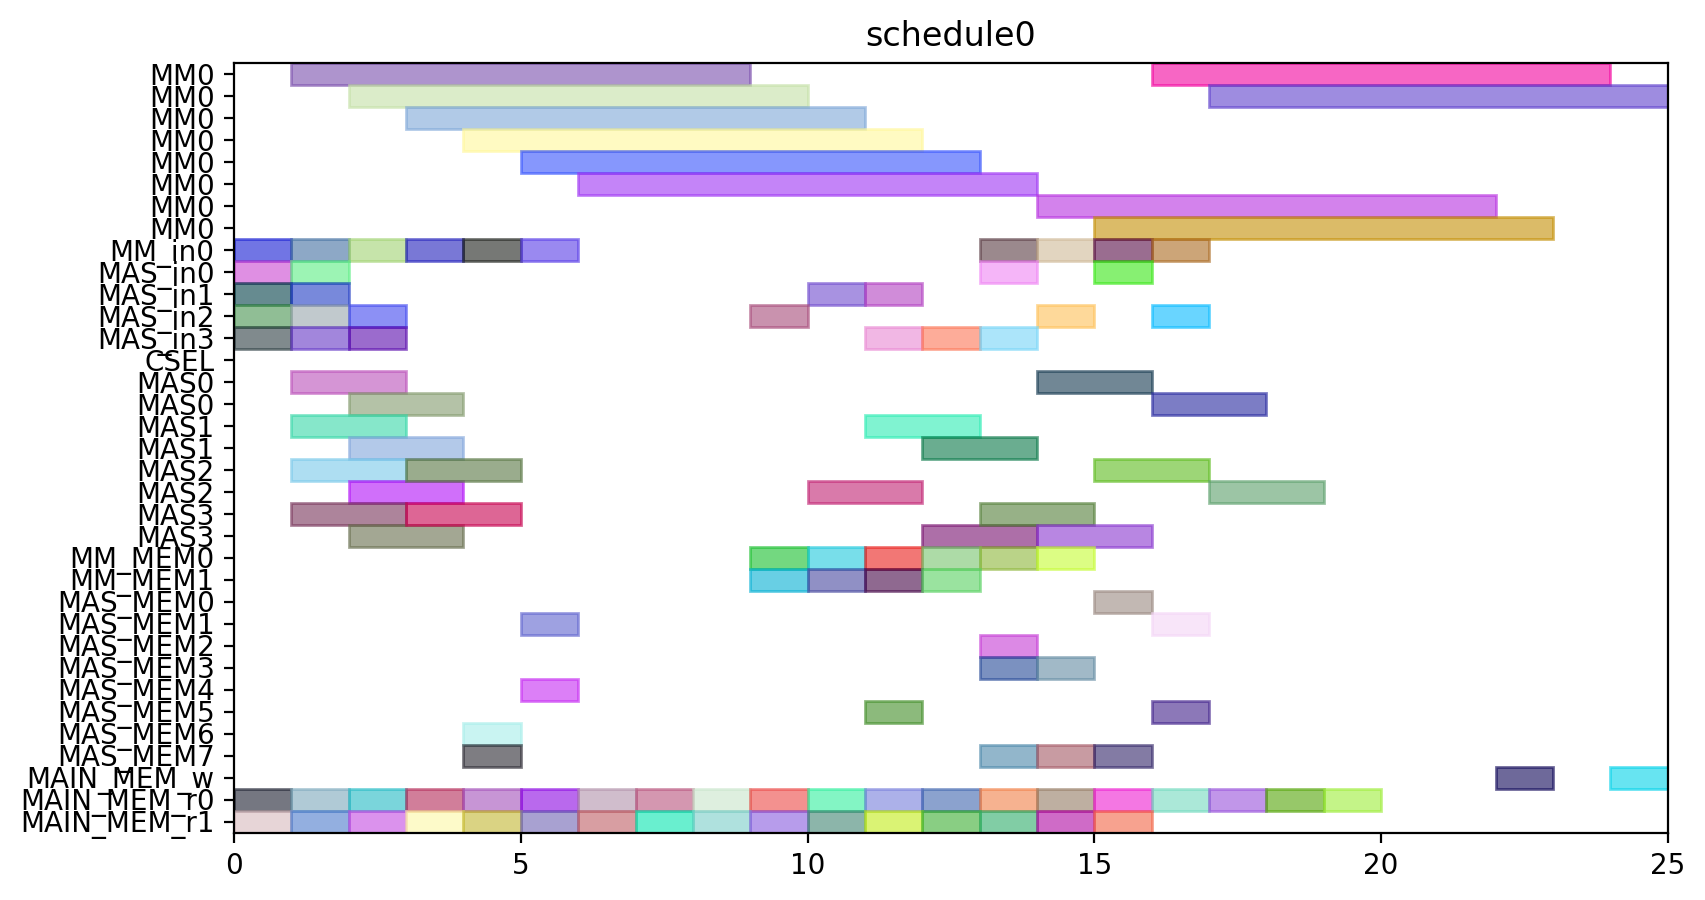

Here is the Python script that generated this plot:
from pyschedule import Scenario, solvers, plotters, alt


def solve():
	horizon = 90
	S = Scenario("schedule0", horizon=horizon)

	# resource
	MM = S.Resources('MM', num=1, size=8)
	MM_in = S.Resources('MM_in', num=1)
	MAS_in = S.Resources('MAS_in', num=4)
	CSEL = S.Resource('CSEL')
	MAS = S.Resources('MAS', num=4, size=2, periods=range(1, horizon))
	MM_MEM = S.Resources('MM_MEM', num=2)
	MAS_MEM = S.Resources('MAS_MEM', num=8)
	MAIN_MEM_w = S.Resource('MAIN_MEM_w', size=1)
	MAIN_MEM_r = S.Resources('MAIN_MEM_r', num=2)

	# result of previous scheduling

	# new tasks
	t0_t0 = S.Task('t0_t0', length=8, delay_cost=1)
	t0_t0 += alt(MM)
	t0_t0_in = S.Task('t0_t0_in', length=1, delay_cost=1)
	t0_t0_in += alt(MM_in)
	S += t0_t0_in*MM_in[0]<=t0_t0*MM[0]

	t0_t0_mem0 = S.Task('t0_t0_mem0', length=1, delay_cost=1)
	t0_t0_mem0 += MAIN_MEM_r[0]
	t0_t0_mem1 = S.Task('t0_t0_mem1', length=1, delay_cost=1)
	t0_t0_mem1 += MAIN_MEM_r[1]
	t0_t1 = S.Task('t0_t1', length=8, delay_cost=1)
	t0_t1 += alt(MM)
	t0_t1_in = S.Task('t0_t1_in', length=1, delay_cost=1)
	t0_t1_in += alt(MM_in)
	S += t0_t1_in*MM_in[0]<=t0_t1*MM[0]

	t0_t1_mem0 = S.Task('t0_t1_mem0', length=1, delay_cost=1)
	t0_t1_mem0 += MAIN_MEM_r[0]
	t0_t1_mem1 = S.Task('t0_t1_mem1', length=1, delay_cost=1)
	t0_t1_mem1 += MAIN_MEM_r[1]
	t0_t2 = S.Task('t0_t2', length=2, delay_cost=1)
	t0_t2 += alt(MAS)
	t0_t2_in = S.Task('t0_t2_in', length=1, delay_cost=1)
	t0_t2_in += alt(MAS_in)
	S += t0_t2_in*MAS_in[0]<=t0_t2*MAS[0]

	S += t0_t2_in*MAS_in[1]<=t0_t2*MAS[1]

	S += t0_t2_in*MAS_in[2]<=t0_t2*MAS[2]

	S += t0_t2_in*MAS_in[3]<=t0_t2*MAS[3]

	t0_t2_mem0 = S.Task('t0_t2_mem0', length=1, delay_cost=1)
	t0_t2_mem0 += MAIN_MEM_r[0]
	t0_t2_mem1 = S.Task('t0_t2_mem1', length=1, delay_cost=1)
	t0_t2_mem1 += MAIN_MEM_r[1]
	t0_t3 = S.Task('t0_t3', length=2, delay_cost=1)
	t0_t3 += alt(MAS)
	t0_t3_in = S.Task('t0_t3_in', length=1, delay_cost=1)
	t0_t3_in += alt(MAS_in)
	S += t0_t3_in*MAS_in[0]<=t0_t3*MAS[0]

	S += t0_t3_in*MAS_in[1]<=t0_t3*MAS[1]

	S += t0_t3_in*MAS_in[2]<=t0_t3*MAS[2]

	S += t0_t3_in*MAS_in[3]<=t0_t3*MAS[3]

	t0_t3_mem0 = S.Task('t0_t3_mem0', length=1, delay_cost=1)
	t0_t3_mem0 += MAIN_MEM_r[0]
	t0_t3_mem1 = S.Task('t0_t3_mem1', length=1, delay_cost=1)
	t0_t3_mem1 += MAIN_MEM_r[1]
	t2_t0 = S.Task('t2_t0', length=8, delay_cost=1)
	t2_t0 += alt(MM)
	t2_t0_in = S.Task('t2_t0_in', length=1, delay_cost=1)
	t2_t0_in += alt(MM_in)
	S += t2_t0_in*MM_in[0]<=t2_t0*MM[0]

	t2_t0_mem0 = S.Task('t2_t0_mem0', length=1, delay_cost=1)
	t2_t0_mem0 += MAIN_MEM_r[0]
	t2_t0_mem1 = S.Task('t2_t0_mem1', length=1, delay_cost=1)
	t2_t0_mem1 += MAIN_MEM_r[1]
	t2_t1 = S.Task('t2_t1', length=8, delay_cost=1)
	t2_t1 += alt(MM)
	t2_t1_in = S.Task('t2_t1_in', length=1, delay_cost=1)
	t2_t1_in += alt(MM_in)
	S += t2_t1_in*MM_in[0]<=t2_t1*MM[0]

	t2_t1_mem0 = S.Task('t2_t1_mem0', length=1, delay_cost=1)
	t2_t1_mem0 += MAIN_MEM_r[0]
	t2_t1_mem1 = S.Task('t2_t1_mem1', length=1, delay_cost=1)
	t2_t1_mem1 += MAIN_MEM_r[1]
	t2_t2 = S.Task('t2_t2', length=2, delay_cost=1)
	t2_t2 += alt(MAS)
	t2_t2_in = S.Task('t2_t2_in', length=1, delay_cost=1)
	t2_t2_in += alt(MAS_in)
	S += t2_t2_in*MAS_in[0]<=t2_t2*MAS[0]

	S += t2_t2_in*MAS_in[1]<=t2_t2*MAS[1]

	S += t2_t2_in*MAS_in[2]<=t2_t2*MAS[2]

	S += t2_t2_in*MAS_in[3]<=t2_t2*MAS[3]

	t2_t2_mem0 = S.Task('t2_t2_mem0', length=1, delay_cost=1)
	t2_t2_mem0 += MAIN_MEM_r[0]
	t2_t2_mem1 = S.Task('t2_t2_mem1', length=1, delay_cost=1)
	t2_t2_mem1 += MAIN_MEM_r[1]
	t2_t3 = S.Task('t2_t3', length=2, delay_cost=1)
	t2_t3 += alt(MAS)
	t2_t3_in = S.Task('t2_t3_in', length=1, delay_cost=1)
	t2_t3_in += alt(MAS_in)
	S += t2_t3_in*MAS_in[0]<=t2_t3*MAS[0]

	S += t2_t3_in*MAS_in[1]<=t2_t3*MAS[1]

	S += t2_t3_in*MAS_in[2]<=t2_t3*MAS[2]

	S += t2_t3_in*MAS_in[3]<=t2_t3*MAS[3]

	t2_t3_mem0 = S.Task('t2_t3_mem0', length=1, delay_cost=1)
	t2_t3_mem0 += MAIN_MEM_r[0]
	t2_t3_mem1 = S.Task('t2_t3_mem1', length=1, delay_cost=1)
	t2_t3_mem1 += MAIN_MEM_r[1]
	t7_t2 = S.Task('t7_t2', length=2, delay_cost=1)
	t7_t2 += alt(MAS)
	t7_t2_in = S.Task('t7_t2_in', length=1, delay_cost=1)
	t7_t2_in += alt(MAS_in)
	S += t7_t2_in*MAS_in[0]<=t7_t2*MAS[0]

	S += t7_t2_in*MAS_in[1]<=t7_t2*MAS[1]

	S += t7_t2_in*MAS_in[2]<=t7_t2*MAS[2]

	S += t7_t2_in*MAS_in[3]<=t7_t2*MAS[3]

	t7_t2_mem0 = S.Task('t7_t2_mem0', length=1, delay_cost=1)
	t7_t2_mem0 += MAIN_MEM_r[0]
	t7_t2_mem1 = S.Task('t7_t2_mem1', length=1, delay_cost=1)
	t7_t2_mem1 += MAIN_MEM_r[1]
	t9_t2 = S.Task('t9_t2', length=2, delay_cost=1)
	t9_t2 += alt(MAS)
	t9_t2_in = S.Task('t9_t2_in', length=1, delay_cost=1)
	t9_t2_in += alt(MAS_in)
	S += t9_t2_in*MAS_in[0]<=t9_t2*MAS[0]

	S += t9_t2_in*MAS_in[1]<=t9_t2*MAS[1]

	S += t9_t2_in*MAS_in[2]<=t9_t2*MAS[2]

	S += t9_t2_in*MAS_in[3]<=t9_t2*MAS[3]

	t9_t2_mem0 = S.Task('t9_t2_mem0', length=1, delay_cost=1)
	t9_t2_mem0 += MAIN_MEM_r[0]
	t9_t2_mem1 = S.Task('t9_t2_mem1', length=1, delay_cost=1)
	t9_t2_mem1 += MAIN_MEM_r[1]
	t14_t2 = S.Task('t14_t2', length=2, delay_cost=1)
	t14_t2 += alt(MAS)
	t14_t2_in = S.Task('t14_t2_in', length=1, delay_cost=1)
	t14_t2_in += alt(MAS_in)
	S += t14_t2_in*MAS_in[0]<=t14_t2*MAS[0]

	S += t14_t2_in*MAS_in[1]<=t14_t2*MAS[1]

	S += t14_t2_in*MAS_in[2]<=t14_t2*MAS[2]

	S += t14_t2_in*MAS_in[3]<=t14_t2*MAS[3]

	t14_t2_mem0 = S.Task('t14_t2_mem0', length=1, delay_cost=1)
	t14_t2_mem0 += MAIN_MEM_r[0]
	t14_t2_mem1 = S.Task('t14_t2_mem1', length=1, delay_cost=1)
	t14_t2_mem1 += MAIN_MEM_r[1]
	new_TZ_t2 = S.Task('new_TZ_t2', length=2, delay_cost=1)
	new_TZ_t2 += alt(MAS)
	new_TZ_t2_in = S.Task('new_TZ_t2_in', length=1, delay_cost=1)
	new_TZ_t2_in += alt(MAS_in)
	S += new_TZ_t2_in*MAS_in[0]<=new_TZ_t2*MAS[0]

	S += new_TZ_t2_in*MAS_in[1]<=new_TZ_t2*MAS[1]

	S += new_TZ_t2_in*MAS_in[2]<=new_TZ_t2*MAS[2]

	S += new_TZ_t2_in*MAS_in[3]<=new_TZ_t2*MAS[3]

	new_TZ_t2_mem0 = S.Task('new_TZ_t2_mem0', length=1, delay_cost=1)
	new_TZ_t2_mem0 += MAIN_MEM_r[0]
	new_TZ_t2_mem1 = S.Task('new_TZ_t2_mem1', length=1, delay_cost=1)
	new_TZ_t2_mem1 += MAIN_MEM_r[1]
	t16_t2 = S.Task('t16_t2', length=2, delay_cost=1)
	t16_t2 += alt(MAS)
	t16_t2_in = S.Task('t16_t2_in', length=1, delay_cost=1)
	t16_t2_in += alt(MAS_in)
	S += t16_t2_in*MAS_in[0]<=t16_t2*MAS[0]

	S += t16_t2_in*MAS_in[1]<=t16_t2*MAS[1]

	S += t16_t2_in*MAS_in[2]<=t16_t2*MAS[2]

	S += t16_t2_in*MAS_in[3]<=t16_t2*MAS[3]

	t16_t2_mem0 = S.Task('t16_t2_mem0', length=1, delay_cost=1)
	t16_t2_mem0 += MAIN_MEM_r[0]
	t16_t2_mem1 = S.Task('t16_t2_mem1', length=1, delay_cost=1)
	t16_t2_mem1 += MAIN_MEM_r[1]
	t17_t2 = S.Task('t17_t2', length=2, delay_cost=1)
	t17_t2 += alt(MAS)
	t17_t2_in = S.Task('t17_t2_in', length=1, delay_cost=1)
	t17_t2_in += alt(MAS_in)
	S += t17_t2_in*MAS_in[0]<=t17_t2*MAS[0]

	S += t17_t2_in*MAS_in[1]<=t17_t2*MAS[1]

	S += t17_t2_in*MAS_in[2]<=t17_t2*MAS[2]

	S += t17_t2_in*MAS_in[3]<=t17_t2*MAS[3]

	t17_t2_mem0 = S.Task('t17_t2_mem0', length=1, delay_cost=1)
	t17_t2_mem0 += MAIN_MEM_r[0]
	t17_t2_mem1 = S.Task('t17_t2_mem1', length=1, delay_cost=1)
	t17_t2_mem1 += MAIN_MEM_r[1]
	t0_t4 = S.Task('t0_t4', length=8, delay_cost=1)
	t0_t4 += alt(MM)
	t0_t4_in = S.Task('t0_t4_in', length=1, delay_cost=1)
	t0_t4_in += alt(MM_in)
	S += t0_t4_in*MM_in[0]<=t0_t4*MM[0]

	t0_t4_mem0 = S.Task('t0_t4_mem0', length=1, delay_cost=1)
	t0_t4_mem0 += alt(MAS_MEM)
	S += (t0_t2*MAS[0])-1 < t0_t4_mem0*MAS_MEM[0]
	S += (t0_t2*MAS[1])-1 < t0_t4_mem0*MAS_MEM[2]
	S += (t0_t2*MAS[2])-1 < t0_t4_mem0*MAS_MEM[4]
	S += (t0_t2*MAS[3])-1 < t0_t4_mem0*MAS_MEM[6]
	S += t0_t4_mem0 <= t0_t4

	t0_t4_mem1 = S.Task('t0_t4_mem1', length=1, delay_cost=1)
	t0_t4_mem1 += alt(MAS_MEM)
	S += (t0_t3*MAS[0])-1 < t0_t4_mem1*MAS_MEM[1]
	S += (t0_t3*MAS[1])-1 < t0_t4_mem1*MAS_MEM[3]
	S += (t0_t3*MAS[2])-1 < t0_t4_mem1*MAS_MEM[5]
	S += (t0_t3*MAS[3])-1 < t0_t4_mem1*MAS_MEM[7]
	S += t0_t4_mem1 <= t0_t4

	t00 = S.Task('t00', length=2, delay_cost=1)
	t00 += alt(MAS)
	t00_in = S.Task('t00_in', length=1, delay_cost=1)
	t00_in += alt(MAS_in)
	S += t00_in*MAS_in[0]<=t00*MAS[0]

	S += t00_in*MAS_in[1]<=t00*MAS[1]

	S += t00_in*MAS_in[2]<=t00*MAS[2]

	S += t00_in*MAS_in[3]<=t00*MAS[3]

	t00_mem0 = S.Task('t00_mem0', length=1, delay_cost=1)
	t00_mem0 += alt(MM_MEM)
	S += (t0_t0*MM[0])-1 < t00_mem0*MM_MEM[0]
	S += t00_mem0 <= t00

	t00_mem1 = S.Task('t00_mem1', length=1, delay_cost=1)
	t00_mem1 += alt(MM_MEM)
	S += (t0_t1*MM[0])-1 < t00_mem1*MM_MEM[1]
	S += t00_mem1 <= t00

	t0_t5 = S.Task('t0_t5', length=2, delay_cost=1)
	t0_t5 += alt(MAS)
	t0_t5_in = S.Task('t0_t5_in', length=1, delay_cost=1)
	t0_t5_in += alt(MAS_in)
	S += t0_t5_in*MAS_in[0]<=t0_t5*MAS[0]

	S += t0_t5_in*MAS_in[1]<=t0_t5*MAS[1]

	S += t0_t5_in*MAS_in[2]<=t0_t5*MAS[2]

	S += t0_t5_in*MAS_in[3]<=t0_t5*MAS[3]

	t0_t5_mem0 = S.Task('t0_t5_mem0', length=1, delay_cost=1)
	t0_t5_mem0 += alt(MM_MEM)
	S += (t0_t0*MM[0])-1 < t0_t5_mem0*MM_MEM[0]
	S += t0_t5_mem0 <= t0_t5

	t0_t5_mem1 = S.Task('t0_t5_mem1', length=1, delay_cost=1)
	t0_t5_mem1 += alt(MM_MEM)
	S += (t0_t1*MM[0])-1 < t0_t5_mem1*MM_MEM[1]
	S += t0_t5_mem1 <= t0_t5

	t2_t4 = S.Task('t2_t4', length=8, delay_cost=1)
	t2_t4 += alt(MM)
	t2_t4_in = S.Task('t2_t4_in', length=1, delay_cost=1)
	t2_t4_in += alt(MM_in)
	S += t2_t4_in*MM_in[0]<=t2_t4*MM[0]

	t2_t4_mem0 = S.Task('t2_t4_mem0', length=1, delay_cost=1)
	t2_t4_mem0 += alt(MAS_MEM)
	S += (t2_t2*MAS[0])-1 < t2_t4_mem0*MAS_MEM[0]
	S += (t2_t2*MAS[1])-1 < t2_t4_mem0*MAS_MEM[2]
	S += (t2_t2*MAS[2])-1 < t2_t4_mem0*MAS_MEM[4]
	S += (t2_t2*MAS[3])-1 < t2_t4_mem0*MAS_MEM[6]
	S += t2_t4_mem0 <= t2_t4

	t2_t4_mem1 = S.Task('t2_t4_mem1', length=1, delay_cost=1)
	t2_t4_mem1 += alt(MAS_MEM)
	S += (t2_t3*MAS[0])-1 < t2_t4_mem1*MAS_MEM[1]
	S += (t2_t3*MAS[1])-1 < t2_t4_mem1*MAS_MEM[3]
	S += (t2_t3*MAS[2])-1 < t2_t4_mem1*MAS_MEM[5]
	S += (t2_t3*MAS[3])-1 < t2_t4_mem1*MAS_MEM[7]
	S += t2_t4_mem1 <= t2_t4

	t20 = S.Task('t20', length=2, delay_cost=1)
	t20 += alt(MAS)
	t20_in = S.Task('t20_in', length=1, delay_cost=1)
	t20_in += alt(MAS_in)
	S += t20_in*MAS_in[0]<=t20*MAS[0]

	S += t20_in*MAS_in[1]<=t20*MAS[1]

	S += t20_in*MAS_in[2]<=t20*MAS[2]

	S += t20_in*MAS_in[3]<=t20*MAS[3]

	t20_mem0 = S.Task('t20_mem0', length=1, delay_cost=1)
	t20_mem0 += alt(MM_MEM)
	S += (t2_t0*MM[0])-1 < t20_mem0*MM_MEM[0]
	S += t20_mem0 <= t20

	t20_mem1 = S.Task('t20_mem1', length=1, delay_cost=1)
	t20_mem1 += alt(MM_MEM)
	S += (t2_t1*MM[0])-1 < t20_mem1*MM_MEM[1]
	S += t20_mem1 <= t20

	t2_t5 = S.Task('t2_t5', length=2, delay_cost=1)
	t2_t5 += alt(MAS)
	t2_t5_in = S.Task('t2_t5_in', length=1, delay_cost=1)
	t2_t5_in += alt(MAS_in)
	S += t2_t5_in*MAS_in[0]<=t2_t5*MAS[0]

	S += t2_t5_in*MAS_in[1]<=t2_t5*MAS[1]

	S += t2_t5_in*MAS_in[2]<=t2_t5*MAS[2]

	S += t2_t5_in*MAS_in[3]<=t2_t5*MAS[3]

	t2_t5_mem0 = S.Task('t2_t5_mem0', length=1, delay_cost=1)
	t2_t5_mem0 += alt(MM_MEM)
	S += (t2_t0*MM[0])-1 < t2_t5_mem0*MM_MEM[0]
	S += t2_t5_mem0 <= t2_t5

	t2_t5_mem1 = S.Task('t2_t5_mem1', length=1, delay_cost=1)
	t2_t5_mem1 += alt(MM_MEM)
	S += (t2_t1*MM[0])-1 < t2_t5_mem1*MM_MEM[1]
	S += t2_t5_mem1 <= t2_t5

	t01 = S.Task('t01', length=2, delay_cost=1)
	t01 += alt(MAS)
	t01_in = S.Task('t01_in', length=1, delay_cost=1)
	t01_in += alt(MAS_in)
	S += t01_in*MAS_in[0]<=t01*MAS[0]

	S += t01_in*MAS_in[1]<=t01*MAS[1]

	S += t01_in*MAS_in[2]<=t01*MAS[2]

	S += t01_in*MAS_in[3]<=t01*MAS[3]

	t01_mem0 = S.Task('t01_mem0', length=1, delay_cost=1)
	t01_mem0 += alt(MM_MEM)
	S += (t0_t4*MM[0])-1 < t01_mem0*MM_MEM[0]
	S += t01_mem0 <= t01

	t01_mem1 = S.Task('t01_mem1', length=1, delay_cost=1)
	t01_mem1 += alt(MAS_MEM)
	S += (t0_t5*MAS[0])-1 < t01_mem1*MAS_MEM[1]
	S += (t0_t5*MAS[1])-1 < t01_mem1*MAS_MEM[3]
	S += (t0_t5*MAS[2])-1 < t01_mem1*MAS_MEM[5]
	S += (t0_t5*MAS[3])-1 < t01_mem1*MAS_MEM[7]
	S += t01_mem1 <= t01

	t10 = S.Task('t10', length=2, delay_cost=1)
	t10 += alt(MAS)
	t10_in = S.Task('t10_in', length=1, delay_cost=1)
	t10_in += alt(MAS_in)
	S += t10_in*MAS_in[0]<=t10*MAS[0]

	S += t10_in*MAS_in[1]<=t10*MAS[1]

	S += t10_in*MAS_in[2]<=t10*MAS[2]

	S += t10_in*MAS_in[3]<=t10*MAS[3]

	t10_mem0 = S.Task('t10_mem0', length=1, delay_cost=1)
	t10_mem0 += MAIN_MEM_r[0]
	t10_mem1 = S.Task('t10_mem1', length=1, delay_cost=1)
	t10_mem1 += alt(MAS_MEM)
	S += (t00*MAS[0])-1 < t10_mem1*MAS_MEM[1]
	S += (t00*MAS[1])-1 < t10_mem1*MAS_MEM[3]
	S += (t00*MAS[2])-1 < t10_mem1*MAS_MEM[5]
	S += (t00*MAS[3])-1 < t10_mem1*MAS_MEM[7]
	S += t10_mem1 <= t10

	t21 = S.Task('t21', length=2, delay_cost=1)
	t21 += alt(MAS)
	t21_in = S.Task('t21_in', length=1, delay_cost=1)
	t21_in += alt(MAS_in)
	S += t21_in*MAS_in[0]<=t21*MAS[0]

	S += t21_in*MAS_in[1]<=t21*MAS[1]

	S += t21_in*MAS_in[2]<=t21*MAS[2]

	S += t21_in*MAS_in[3]<=t21*MAS[3]

	t21_mem0 = S.Task('t21_mem0', length=1, delay_cost=1)
	t21_mem0 += alt(MM_MEM)
	S += (t2_t4*MM[0])-1 < t21_mem0*MM_MEM[0]
	S += t21_mem0 <= t21

	t21_mem1 = S.Task('t21_mem1', length=1, delay_cost=1)
	t21_mem1 += alt(MAS_MEM)
	S += (t2_t5*MAS[0])-1 < t21_mem1*MAS_MEM[1]
	S += (t2_t5*MAS[1])-1 < t21_mem1*MAS_MEM[3]
	S += (t2_t5*MAS[2])-1 < t21_mem1*MAS_MEM[5]
	S += (t2_t5*MAS[3])-1 < t21_mem1*MAS_MEM[7]
	S += t21_mem1 <= t21

	t30 = S.Task('t30', length=2, delay_cost=1)
	t30 += alt(MAS)
	t30_in = S.Task('t30_in', length=1, delay_cost=1)
	t30_in += alt(MAS_in)
	S += t30_in*MAS_in[0]<=t30*MAS[0]

	S += t30_in*MAS_in[1]<=t30*MAS[1]

	S += t30_in*MAS_in[2]<=t30*MAS[2]

	S += t30_in*MAS_in[3]<=t30*MAS[3]

	t30_mem0 = S.Task('t30_mem0', length=1, delay_cost=1)
	t30_mem0 += MAIN_MEM_r[0]
	t30_mem1 = S.Task('t30_mem1', length=1, delay_cost=1)
	t30_mem1 += alt(MAS_MEM)
	S += (t20*MAS[0])-1 < t30_mem1*MAS_MEM[1]
	S += (t20*MAS[1])-1 < t30_mem1*MAS_MEM[3]
	S += (t20*MAS[2])-1 < t30_mem1*MAS_MEM[5]
	S += (t20*MAS[3])-1 < t30_mem1*MAS_MEM[7]
	S += t30_mem1 <= t30

	t11 = S.Task('t11', length=2, delay_cost=1)
	t11 += alt(MAS)
	t11_in = S.Task('t11_in', length=1, delay_cost=1)
	t11_in += alt(MAS_in)
	S += t11_in*MAS_in[0]<=t11*MAS[0]

	S += t11_in*MAS_in[1]<=t11*MAS[1]

	S += t11_in*MAS_in[2]<=t11*MAS[2]

	S += t11_in*MAS_in[3]<=t11*MAS[3]

	t11_mem0 = S.Task('t11_mem0', length=1, delay_cost=1)
	t11_mem0 += MAIN_MEM_r[0]
	t11_mem1 = S.Task('t11_mem1', length=1, delay_cost=1)
	t11_mem1 += alt(MAS_MEM)
	S += (t01*MAS[0])-1 < t11_mem1*MAS_MEM[1]
	S += (t01*MAS[1])-1 < t11_mem1*MAS_MEM[3]
	S += (t01*MAS[2])-1 < t11_mem1*MAS_MEM[5]
	S += (t01*MAS[3])-1 < t11_mem1*MAS_MEM[7]
	S += t11_mem1 <= t11

	t31 = S.Task('t31', length=2, delay_cost=1)
	t31 += alt(MAS)
	t31_in = S.Task('t31_in', length=1, delay_cost=1)
	t31_in += alt(MAS_in)
	S += t31_in*MAS_in[0]<=t31*MAS[0]

	S += t31_in*MAS_in[1]<=t31*MAS[1]

	S += t31_in*MAS_in[2]<=t31*MAS[2]

	S += t31_in*MAS_in[3]<=t31*MAS[3]

	t31_mem0 = S.Task('t31_mem0', length=1, delay_cost=1)
	t31_mem0 += MAIN_MEM_r[0]
	t31_mem1 = S.Task('t31_mem1', length=1, delay_cost=1)
	t31_mem1 += alt(MAS_MEM)
	S += (t21*MAS[0])-1 < t31_mem1*MAS_MEM[1]
	S += (t21*MAS[1])-1 < t31_mem1*MAS_MEM[3]
	S += (t21*MAS[2])-1 < t31_mem1*MAS_MEM[5]
	S += (t21*MAS[3])-1 < t31_mem1*MAS_MEM[7]
	S += t31_mem1 <= t31

	c010 = S.Task('c010', length=8, delay_cost=1)
	c010 += alt(MM)
	c010_in = S.Task('c010_in', length=1, delay_cost=1)
	c010_in += alt(MM_in)
	S += c010_in*MM_in[0]<=c010*MM[0]

	S += 0<c010

	c010_w = S.Task('c010_w', length=1, delay_cost=1)
	c010_w += alt(MAIN_MEM_w)
	S += c010 <= c010_w

	c010_mem0 = S.Task('c010_mem0', length=1, delay_cost=1)
	c010_mem0 += alt(MAS_MEM)
	S += (t30*MAS[0])-1 < c010_mem0*MAS_MEM[0]
	S += (t30*MAS[1])-1 < c010_mem0*MAS_MEM[2]
	S += (t30*MAS[2])-1 < c010_mem0*MAS_MEM[4]
	S += (t30*MAS[3])-1 < c010_mem0*MAS_MEM[6]
	S += c010_mem0 <= c010

	c010_mem1 = S.Task('c010_mem1', length=1, delay_cost=1)
	c010_mem1 += MAIN_MEM_r[1]
	c200 = S.Task('c200', length=8, delay_cost=1)
	c200 += alt(MM)
	c200_in = S.Task('c200_in', length=1, delay_cost=1)
	c200_in += alt(MM_in)
	S += c200_in*MM_in[0]<=c200*MM[0]

	S += 0<c200

	c200_w = S.Task('c200_w', length=1, delay_cost=1)
	c200_w += alt(MAIN_MEM_w)
	S += c200 <= c200_w

	c200_mem0 = S.Task('c200_mem0', length=1, delay_cost=1)
	c200_mem0 += alt(MAS_MEM)
	S += (t10*MAS[0])-1 < c200_mem0*MAS_MEM[0]
	S += (t10*MAS[1])-1 < c200_mem0*MAS_MEM[2]
	S += (t10*MAS[2])-1 < c200_mem0*MAS_MEM[4]
	S += (t10*MAS[3])-1 < c200_mem0*MAS_MEM[6]
	S += c200_mem0 <= c200

	c200_mem1 = S.Task('c200_mem1', length=1, delay_cost=1)
	c200_mem1 += MAIN_MEM_r[1]
	t16_t0 = S.Task('t16_t0', length=8, delay_cost=1)
	t16_t0 += alt(MM)
	t16_t0_in = S.Task('t16_t0_in', length=1, delay_cost=1)
	t16_t0_in += alt(MM_in)
	S += t16_t0_in*MM_in[0]<=t16_t0*MM[0]

	t16_t0_mem0 = S.Task('t16_t0_mem0', length=1, delay_cost=1)
	t16_t0_mem0 += MAIN_MEM_r[0]
	t16_t0_mem1 = S.Task('t16_t0_mem1', length=1, delay_cost=1)
	t16_t0_mem1 += alt(MAS_MEM)
	S += (t30*MAS[0])-1 < t16_t0_mem1*MAS_MEM[1]
	S += (t30*MAS[1])-1 < t16_t0_mem1*MAS_MEM[3]
	S += (t30*MAS[2])-1 < t16_t0_mem1*MAS_MEM[5]
	S += (t30*MAS[3])-1 < t16_t0_mem1*MAS_MEM[7]
	S += t16_t0_mem1 <= t16_t0

	t17_t0 = S.Task('t17_t0', length=8, delay_cost=1)
	t17_t0 += alt(MM)
	t17_t0_in = S.Task('t17_t0_in', length=1, delay_cost=1)
	t17_t0_in += alt(MM_in)
	S += t17_t0_in*MM_in[0]<=t17_t0*MM[0]

	t17_t0_mem0 = S.Task('t17_t0_mem0', length=1, delay_cost=1)
	t17_t0_mem0 += MAIN_MEM_r[0]
	t17_t0_mem1 = S.Task('t17_t0_mem1', length=1, delay_cost=1)
	t17_t0_mem1 += alt(MAS_MEM)
	S += (t10*MAS[0])-1 < t17_t0_mem1*MAS_MEM[1]
	S += (t10*MAS[1])-1 < t17_t0_mem1*MAS_MEM[3]
	S += (t10*MAS[2])-1 < t17_t0_mem1*MAS_MEM[5]
	S += (t10*MAS[3])-1 < t17_t0_mem1*MAS_MEM[7]
	S += t17_t0_mem1 <= t17_t0

	solvers.mip.solve(S,msg=1,kind='CPLEX',ratio_gap=1.01)

	solution = [['hoge']*len(S.solution()[1]) for i in range(len(S.solution()))]
	for i in range(len(S.solution())):
		for j in range(len(S.solution()[i])):
			solution[i][j]=str(S.solution()[i][j])
	print(solution)

	cycles = int(solution[-1][3])

	pic_file_name = "/home/mfukuda/ABE/multiRAM_multiMAS_16mux/scheduling_result/stage8MM1_stage2MAS4/EP2_ADD_w_EVAL/schedule0.png"
	if(S.solution() != []):
		plotters.matplotlib.plot(S,img_filename=pic_file_name, show_task_labels=False, fig_size=(cycles*0.25+3, 5))

	return solution
